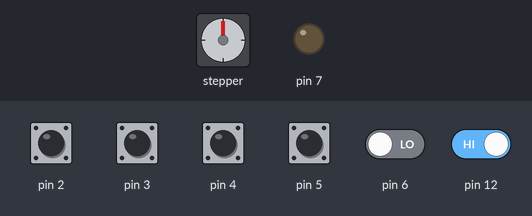
The sketch below on a simulated Arduino Uno, built with avr-gcc and run on an emulated ATmega328P. Shown: stepper motor, output pins drawn as LEDs (lit = HIGH). The inputs (shaded band) are chosen by the test bench; at power-on: pin 2–5, pin 12 HIGH, pin 6 LOW. Stepper angles assume 200 steps per turn.

Above: at 1.2 s.
1.3 s: pin 12 driven LOW
At 2.4 s:
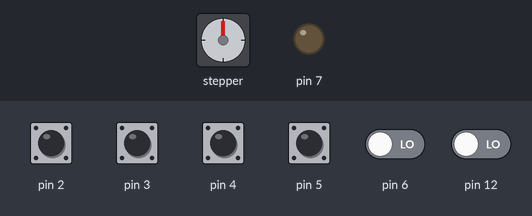
4.3 s: pin 2 pulled LOW for 0.15 s
At 4.7 s:
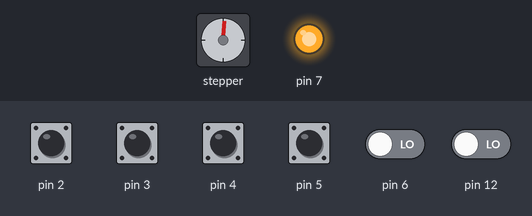
7.3 s: pin 6 driven HIGH
At 8.3 s:
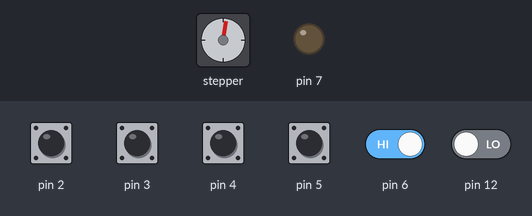
8.8 s: pin 4 pulled LOW for 0.15 s
At 10.5 s:
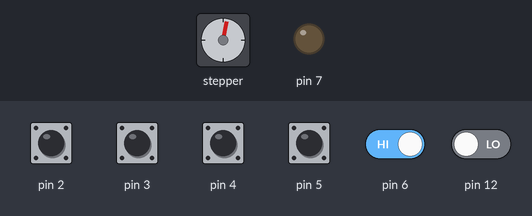
10.8 s: pin 5 pulled LOW for 0.15 s
At 11.8 s:
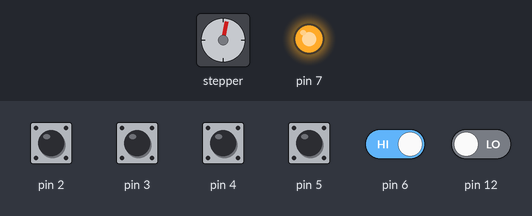
12.4 s: pin 4 driven LOW and pin 6 driven LOW
At 19.05 s:
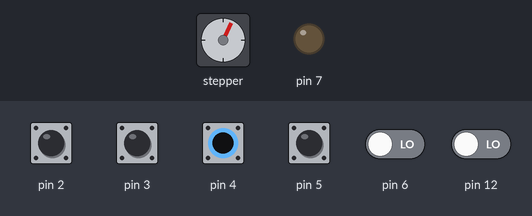
Timing chart, 0 to 19.3 s (numbered marks = the images above; inputs shaded):
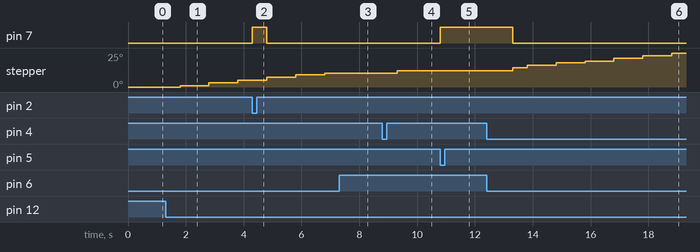

Measured:
- after the input at 4.3 s, pin 7: LOW → HIGH at once, → LOW 0.50 s later
- after the input at 7.3 s, stepper: stops changing and stays 10°
- after the input at 10.8 s, pin 7: LOW → HIGH at once

The sketch:

kitchen.ino
```cpp
#include <GyverStepper.h>
#include "GyverButton.h"

GButton stopDownSensor(2);
GButton stopUpSensor(5);

GButton slowDownSpeed(3);
GButton slowUpSpeed(4);

GStepper<STEPPER2WIRE> stepper(200, 11, 10);

int speed = 400;
int slowSpeed = 200;

bool motionDetected = false;
bool firstMotionDetected = false;

bool moving = false;

bool handSensor = false;

bool statePositionDown = false;
bool statePositionUp = false;

int direct = 0;

void setup() {
  Serial.begin(9600);

  stepper.setRunMode(KEEP_SPEED);

  pinMode(7, OUTPUT);
}

void loop() {
  stopDownSensor.tick();
  stopUpSensor.tick();

  slowDownSpeed.tick();
  slowUpSpeed.tick();

  stepper.tick();

  motionDetected = !digitalRead(12); // сенсор движения фартука
  handSensor = digitalRead(6); // датчик сувания руки

  if (handSensor) {
    stepper.brake();
    direct = 0;
  }

  if (stopDownSensor.isPress()) { // остановка при касании датчика внизу
    stepper.brake();
    direct = 0;
    digitalWrite(7, HIGH); // снятие напряжения без библиотеки
    moving = false;
    statePositionDown = false;
    statePositionUp = false;
  }

  if (stopUpSensor.isPress()) { // остановка при касании датчика вверху
    stepper.brake();
    direct = 0;
    digitalWrite(7, HIGH); // снятие напряжения без библиотеки
    moving = false;
    statePositionDown = false;
    statePositionUp = false;
  }

  if (motionDetected) { // условие - счетчик для паузы
    direct++;
    delay(500);

    if (direct > 2) {
      direct = 1;
    }
  }

  if (motionDetected && !handSensor) { // если коснулись датчик движения и не сработал датчик движения руки, выполняем разные действия ГЛАВНОЕ УСЛОВИЕ
    digitalWrite(7, LOW);

    if (!firstMotionDetected) { // старт при первом запуке - едет наверх
      firstMotionDetected = true;
      stepper.setSpeed(speed);
      moving = true;
      statePositionDown = true;
      statePositionUp = false;
    }

    if (firstMotionDetected && (!stopDownSensor.isHold() || !stopUpSensor.isHold())) { // старт при следующих запусках из неизвестного положения - едет наверх
      stepper.setSpeed(speed);
      moving = true;
      statePositionDown = true;
      statePositionUp = false;
    }

    if (stopDownSensor.isHold() && motionDetected) { // старт из нижнего положения при нажатом нижнем датчике
      // Serial.println("edem vverh");
      stepper.setSpeed(speed);
      moving = true;
      statePositionDown = true;
      statePositionUp = false;
    }

    if (stopUpSensor.isHold() && motionDetected) { // старт из верхнего положения при нажатом верхнем датчике
      // Serial.println("edem vniz");
      stepper.setSpeed(-speed);
      moving = true;
      statePositionUp = true;
      statePositionDown = false;
    }

    if (direct == 2) { // остановка при касании датчика если уже едет - пауза
      stepper.brake();
      moving = false;
    }
  }

  if (slowUpSpeed.isPress() && statePositionDown) { // замедление скорости вверху ДАТЧИК - 2
    // Serial.println("up sensor slow");
    stepper.setSpeed(slowSpeed);
  }

  if (slowDownSpeed.isPress() && statePositionUp) { // замедление скорости внизу ДАТЧИК - 1
    // Serial.println("down sensor slow");
    stepper.setSpeed(-slowSpeed);
  }
  // если не работаем с датчиком, то работаем с замедлениями
}
```
